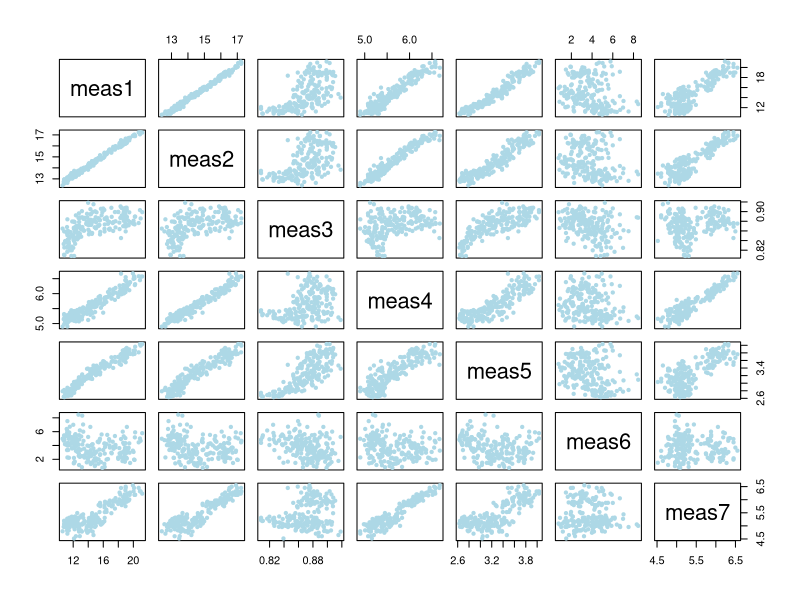
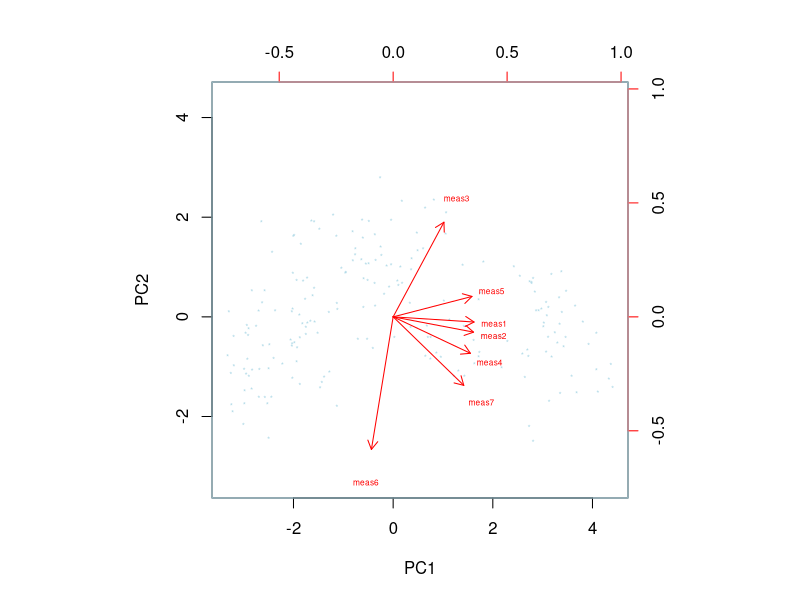
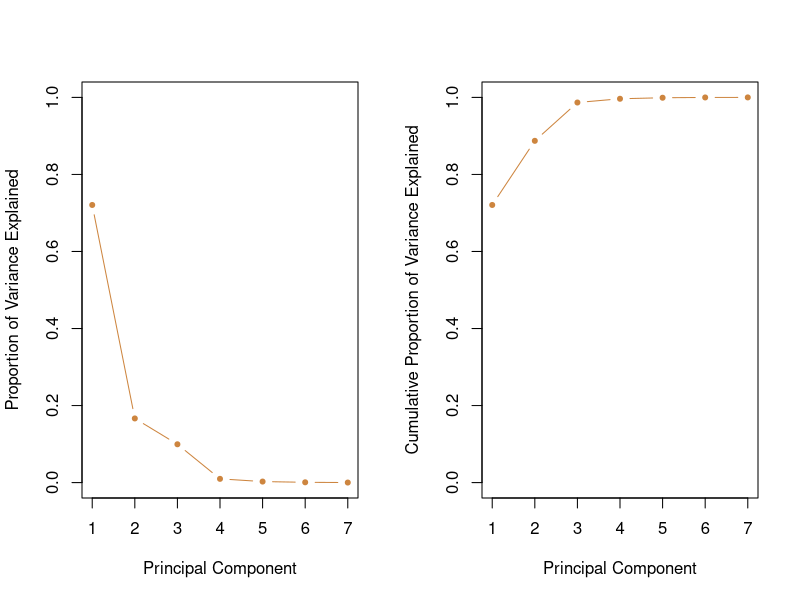
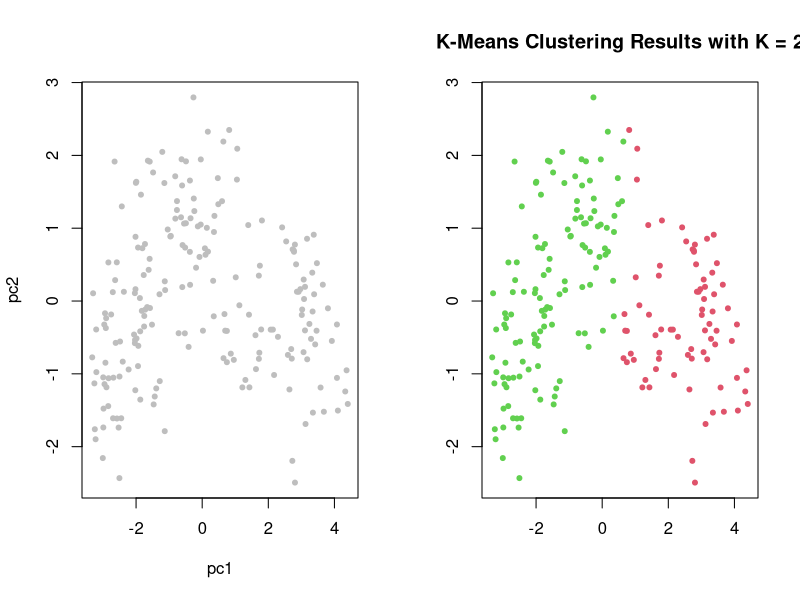

These charts were generated, in order, by the following R code:
## ---- chunk 1
seeds<-read.csv("seeds_dataset.csv")
seeds
dim(seeds)
## ---- chunk 2
seeds=na.omit(seeds)
dim(seeds)
## ---- chunk 3
colnames(seeds)=c("meas1", "meas2", "meas3", "meas4", "meas5", "meas6", "meas7")
attach(seeds)
## ---- chunk 4
plot(seeds, col="lightblue", pch=20)
## ---- chunk 5
km.out <- kmeans(seeds, 2, nstart = 20)
km.out
pre.clustering=km.out$cluster
## ---- chunk 6
library(stats)
## ---- chunk 7
pr.out=prcomp(seeds,scale=TRUE)
pr.out$center
pr.out$scale
pr.out$rotation
## ---- chunk 8
biplot(pr.out,scale=0, cex=0.5, xlabs=rep("*", length(meas1)),
       col=c("lightblue", "red"))
## ---- chunk 9
pr.var=pr.out$sdev^2
pve=pr.var/sum(pr.var)
pve

par(mfrow = c(1, 2))
plot(pve,xlab="Principal Component", 
     ylab="Proportion of Variance Explained", col="peru", 
     pch=20, ylim=c(0,1),type='b')
plot(cumsum(pve),xlab="Principal Component", 
     ylab="Cumulative Proportion of Variance Explained", 
     col="peru", pch=20, ylim=c(0,1),type='b')
## ---- chunk 10
pr.out$x
## ---- chunk 11
pc1=pr.out$x[,1]
pc2=pr.out$x[,2]
## ---- chunk 12
plot(pc1, pc2, col="grey",pch=20)
## ---- chunk 13
pcs=cbind(pc1, pc2)
km.out=kmeans(pcs, 2, nstart=25)
## ---- chunk 14
sum(km.out$cluster==pre.clustering)/length(pre.clustering)
## ---- chunk 15
plot(pcs, col = (km.out$cluster + 1),
    main = "K-Means Clustering Results with K = 2",
    xlab = "", ylab = "", pch = 20, cex = 1)
